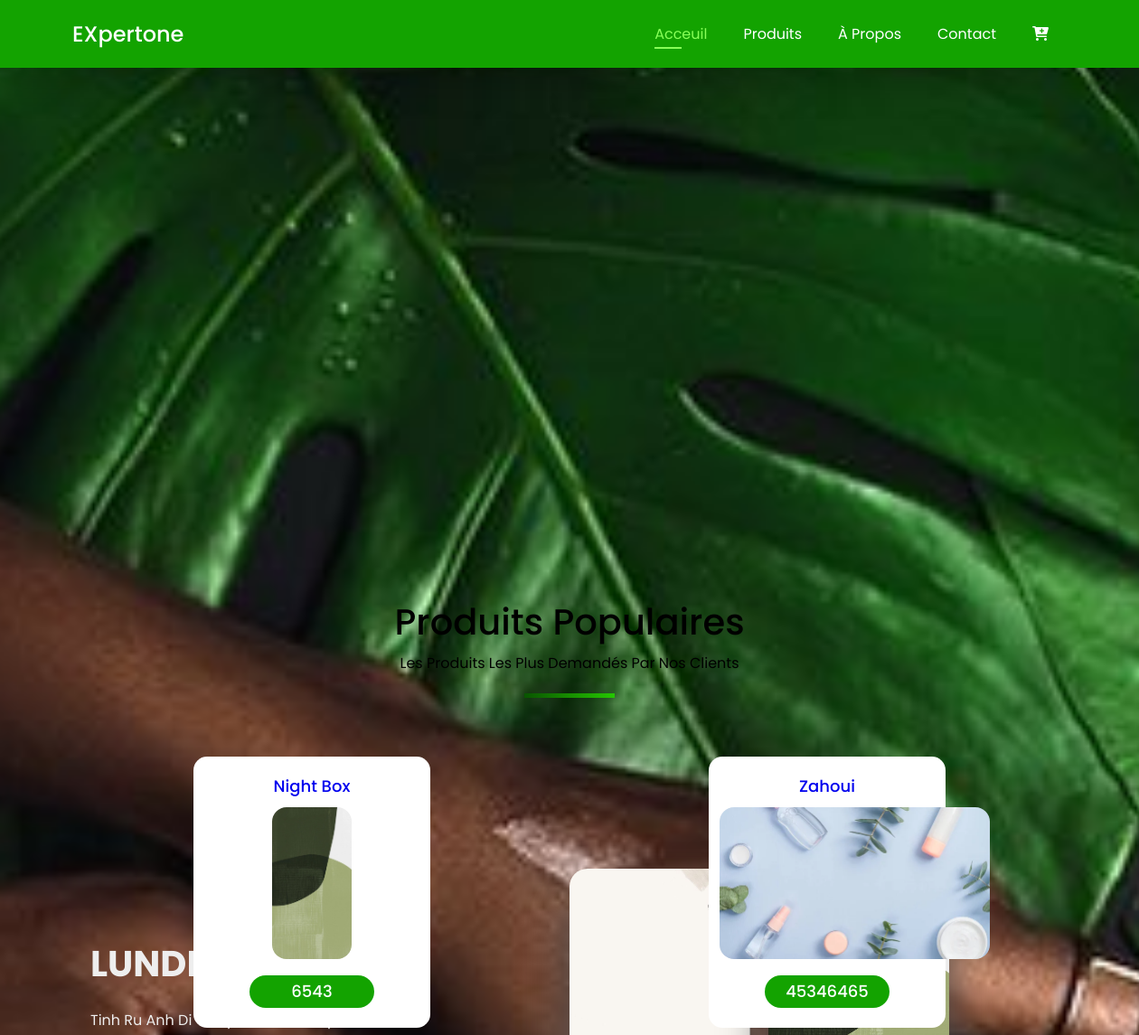
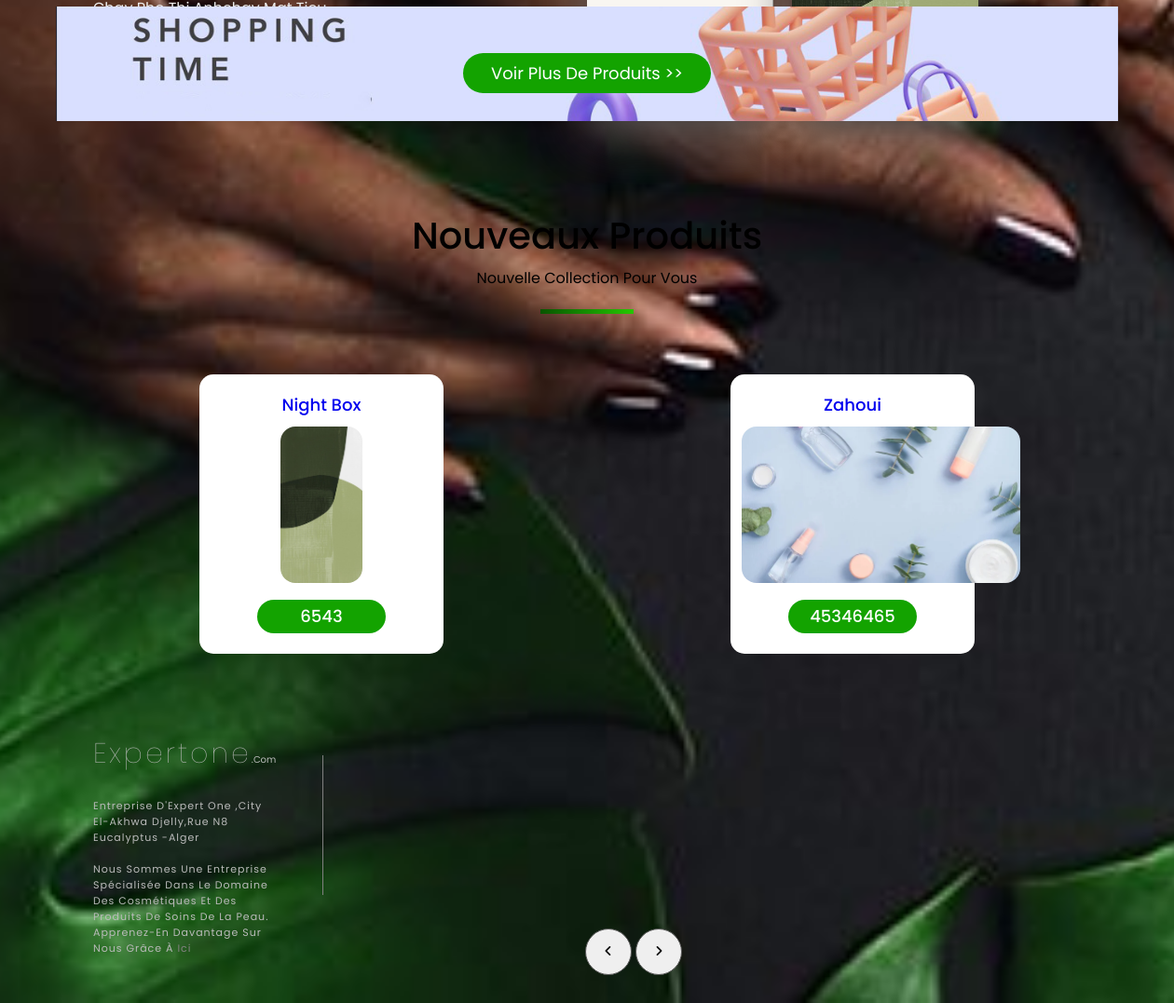
The page / on the database its author committed (2 pictures, top to bottom).
### tables this page shows
CREATE TABLE IF NOT EXISTS `product` (
  `id` int(11) NOT NULL AUTO_INCREMENT,
  `name` varchar(255) NOT NULL,
  `price` int(11) NOT NULL,
  `description` text NOT NULL,
  `image_path` varchar(200) NOT NULL,
  PRIMARY KEY (`id`)
);

### index.php (the view, shortened to what this page needs)
<?php
include "config.php";
?>
<!DOCTYPE html>
<html lang="en">
<head>
    <link rel="stylesheet" href="css/style.css">
    <link rel="stylesheet" href="https://cdnjs.cloudflare.com/ajax/libs/font-awesome/6.2.0/css/all.min.css">
    <link rel="stylesheet" type="text/css" href=" https://cdnjs.cloudflare.com/ajax/libs/font-awesome/6.0.0-beta3/css/all.min.css">
    <link rel="stylesheet" href="https://cdn.jsdelivr.net/npm/@fortawesome/fontawesome-free@5.15.4/css/fontawesome.min.css">
</head>
<body>
<section class="header">
    <div class="logo">
        <h1>eXpertone</h1>
        </div>
    <div>
        <ul class="nav">
            <li><a class="active" href="index.php"> Acceuil</a></li>
            <li><a href="produits.php">Produits</a> </li>
            <li><a href="about.html"> à propos</a></li>
            <li><a href="form.php"> Contact</a></li>
            <li><a href="cart.php" class="bot"><i class="fa-solid fa-cart-plus"></i></a></li>
       </ul>
    </div>
</section>
<section id="hero">
 <div class="container">
        <div id="slide">
            <div class="item" style="background-image: url(pics/1.jpg);">
                <div class="content">
                    <div class="name">LUNDEV</div>
                    <div class="des">Tinh ru anh di chay pho, chua kip chay pho thi anhchay mat tieu</div>
                </div>
            </div>
            <div class="item" style="background-image: url(pics/3.jpg);">
            </div>
        </div>
        <div class="buttons">
            <button id="prev"><i class="fa-solid fa-angle-left"></i></button>
            <button id="next"><i class="fa-solid fa-angle-right"></i></button>
        </div>
    </div>
</section>
<section class="pro">
    <div class="weet-title">
        <h2>Produits populaires</h2>
        <p>Les produits les plus demandés par nos clients</p>
        <hr class="hr center">
    </div>
      <div  class="row" >
    <?php
    $sql = "SELECT * FROM product limit 8";
    $result = mysqli_query($conn, $sql);
    if(mysqli_num_rows($result) > 0){
    while($row = mysqli_fetch_assoc($result)){
    ?>
                <a href="product.php?id=<?php echo $row['id'];?>" class="col4">
              <h4><?php echo $row['name'];?></h4>
              <img src="<?php echo $row['image_path'];?>">
              <p><?php echo $row['price'];?></p>
      </a>
<?php
  }
  }
  ?>
      </div>
    <div id="banr">
    <a href="produits.php">   <button class="btn">Voir plus de produits >></button></a>
    </div>
</section>
<section class="pro">
    <div class="weet-title">
        <h2>Nouveaux Produits</h2>
        <p>nouvelle collection pour vous</p>
        <hr class="hr center">
    </div>
    <div class="row" >
 <?php
  $sql = "SELECT * FROM product ";
  $result = mysqli_query($conn, $sql);
  if(mysqli_num_rows($result) > 0){
  while($row = mysqli_fetch_assoc($result)){
  ?>
         <a href="product.php?id=<?php echo $row['id'];?>" class="col4">
            <h4><?php echo $row['name'];?></h4>
            <img src="<?php echo $row['image_path'];?>">
            <p><?php echo $row['price'];?></p>
        </a>
    <?php
}
}
?>
    </div>
    </section>
<footer class="footer">
    <div class="container1">
                 <div class="footer-col-left">
      <h1>Expertone</h1>.com
      <p>Entreprise d'Expert One ,city El-akhwa  djelly,Rue N8 Eucalyptus -alger<br> <br>
        Nous sommes une entreprise spécialisée dans le domaine des cosmétiques et des produits de soins de la peau. Apprenez-en davantage sur nous grâce à <a href="aboutus.php">ici</a></p>
               </div>
        <div class="row1">
            <div class="footer-col">
                <h4>Entreprise</h4>
                <ul>
                    <li><a href="index.html">Accuiel</a></li>
                    <li><a href="about.html">A propose</a></li>
                    <li><a href="produits.php">nos services</a></li>
                </ul>
            </div>
            <div class="footer-col">
                <h4>obtenir de l'aide</h4>
                <ul>
                 <li><a href="about.html">Help center</a></li>
                 <li><a href="faq.php">FAQ</a></li>
                 <li><a href="about.html">options de paiement</a></li>
                </ul>
            </div>
            <div class="footer-col-social">
                <h4>Suivez-nous</h4>
                <div class="social-links">
                    <a href="https://www.facebook.com/profile.php?id=100063640342753"> <i class="fab fa-facebook-f"></i></a>
                    <a href="mailto:expert.one.cos@gmail.com"><i class="far fa-envelope"></i></a>
                    <a href="https://wa.me/213662162422"> <i class="fab fa-whatsapp"></i></a>
                </div>
                <p>Email: expert.one.cos@gmail.com <br>
                </p>
            </div>
        </div>
    </div>
</footer>
</body>
</html>

### index.php (style rules this page uses)
#banr { background-image: url(pics/banner.jpg); width: 100%; background-size: cover; }

### rows shown on the page
product: name "Night Box", image_path (picture), price "6543"
product: name "Zahoui", image_path (picture), price "45346465"
